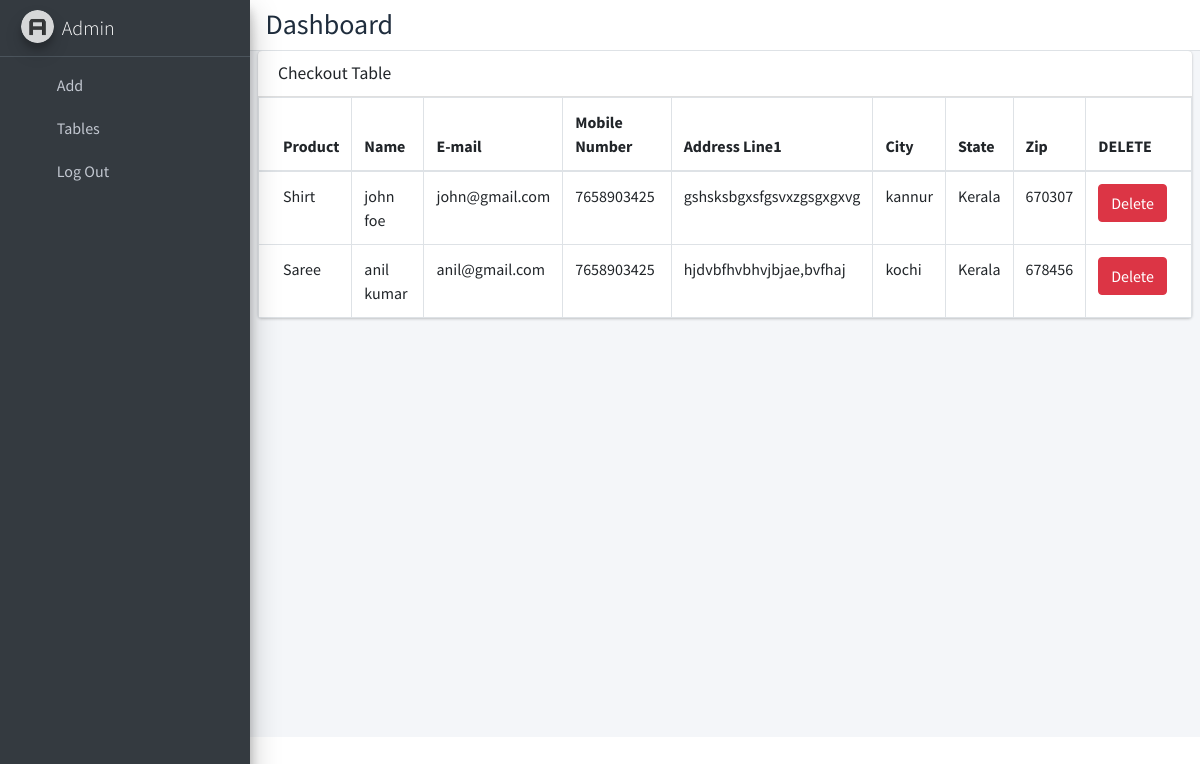
The app's page /carttable with its own data.
### efashionapp/models.py (models this page shows)
class Bill(models.Model):
    cartid=models.ForeignKey(Cart,on_delete=CASCADE,null=True,blank=False)
    Fname=models.CharField(max_length=100,null=True,blank=False)
    Lname=models.CharField(max_length=100,null=True,blank=False)
    email=models.CharField(max_length=100,null=True,blank=False)
    mobile=models.IntegerField(null=True,blank=False)
    address1=models.CharField(max_length=100,null=True,blank=False)
    address2=models.CharField(max_length=100,null=True,blank=False)
    city=models.CharField(max_length=100,null=True,blank=False)
    state=models.CharField(max_length=100,null=True,blank=False)
    zip=models.IntegerField(null=True,blank=False)

class Cart(models.Model):
    productid=models.ForeignKey(Product,on_delete=CASCADE,null=True,blank=False)
    userid=models.ForeignKey(User1,on_delete=CASCADE,null=True,blank=False)
    total=models.IntegerField(null=True,blank=False)
    quantity=models.IntegerField(null=True,blank=False)
    status=models.IntegerField(null=True,blank=False)

class Product(models.Model):
    pro_name=models.CharField(max_length=100,null=True,blank=False)
    pro_size=models.CharField(max_length=2, choices=SIZE_CHOICES, default='S')
    pro_price=models.CharField(max_length=100,null=True,blank=False)
    pro_cat=models.CharField(max_length=100,null=True,blank=False)
    pro_img=models.ImageField(upload_to='image',null=True,blank=False)

### efashionapp/views.py (the view)
# urls.py: path('carttable',views.carttable1,name='carttable1'),
def carttable1(request):
    data=Bill.objects.all()
    return render(request,'admin/carttable.html',{'data':data})

### efashionapp/templates/admin/carttable.html (shortened to what this page needs)
{% extends 'admin/adminpanel.html' %}
{% block adminindex %}
{% load static %}
 <div class="content-wrapper">
  <section class="content">
          <div class="card">
            <div class="card-header">
              <h3 class="card-title">Checkout Table</h3>
            </div>
            <div class="card-body p-0">
              <table class="table table-bordered">
                <thead>
                  <tr>
                    <th>Product</th>
                    <th>Name</th>
                    <th>E-mail</th>
                    <th>Mobile Number</th>
                    <th>Address Line1</th>
                    <th>City</th>
                    <th>State</th>
                    <th>Zip</th>
                    <th>DELETE</th>
                  </tr>
                </thead>
                <tbody>
                {% for i in data %}
                <tr>
                    <td>{{i.cartid.productid.pro_name}}</td>
                    <td>{{i.Fname}} {{i.Lname}}</td>
                    <td>{{i.email}}</td>
                    <td>{{i.mobile}}</td>
                    <td>{{i.address1}}</td>
                    <td>{{i.city}}</td>
                    <td>{{i.state}}</td>
                    <td>{{i.zip}}</td>
                    <td>  <a href="{% url 'checkdelete1' did=i.id %}"><button type="button" class="btn btn-danger">Delete</button></a></td>
                </tr>
                {% endfor %}
                </tbody>
              </table>
            </div>
          </div>
        </div>
          </div>
{% endblock %}

### records on screen
Bill: cartid.productid.pro_name "Shirt", Fname "john", Lname "foe", email "john@gmail.com", mobile "7658903425", address1 "gshsksbgxsfgsvxzgsgxgxvg", city "kannur", state "Kerala", zip "670307"
Bill: cartid.productid.pro_name "Saree", Fname "anil", Lname "kumar", email "anil@gmail.com", mobile "7658903425", address1 "hjdvbfhvbhvjbjae,bvfhaj", city "kochi", state "Kerala", zip "678456"
